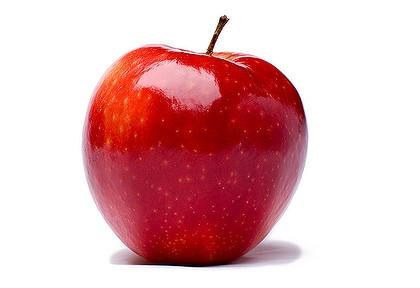
#> input picture OpenCV/images/test/apple.jpg, 420 x 288 px, found by its file name
$ python Hue_Mask.py
#> lines starting #> are read from the running program, lines starting #| are printed output that depends on the picture; after the words box and inside, x2 and y2 are one past the last pixel; in counts of white or black regions, pixels touching at a corner belong together; long printed decimals are rounded
#> further down, img is the input picture: shape (288, 420, 3); mean B, G, R 184.8, 181.4, 226.3
import sys
import time
import cv2
import numpy as np
import cmath
import os
from matplotlib import pyplot as plt


def maskImage(image):
	thresh = 125
	height, width, channels = image.shape
#> height = 288; width = 420; channels = 3
	mask = np.zeros( (height,width) )
	i = 0
	for i in range(len(image)):
		row = image[i]
		j = 0
		for j in range(len(row)):
			pixel = row[j]
			total = abs(255 - int(pixel[0])) + abs(255-int(pixel[1])) + abs(255-int(pixel[2]))
			if ( total > thresh):
				mask[i][j] = 1
			j += 1
		i += 1
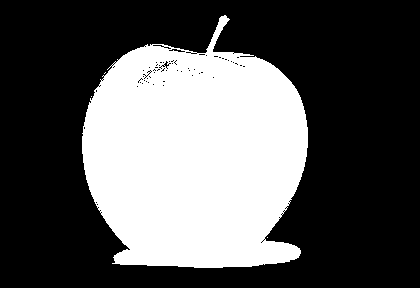
#> mask: shape (288, 420) float64; values 0 (black) and 1 (white), 34.7% white; 4 white regions (3 under 20 px), largest, box (x1, y1, x2, y2) and area: (82, 15, 308, 268) 42022
	return (mask)

def maskImageHue(image):
	thresh = 170
	height, width, channels = image.shape
#> height = 288; width = 420; channels = 3
	hue,sat,val = cv2.split(image)
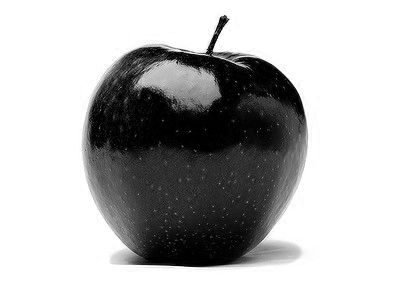
#> hue: shape (288, 420); min 0, max 255, mean 184.8
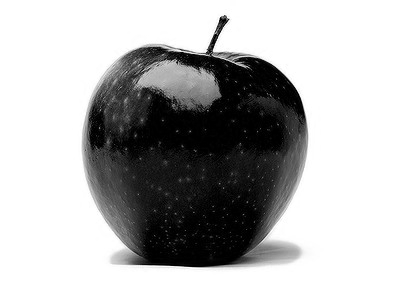
#> sat: shape (288, 420); min 0, max 255, mean 181.4
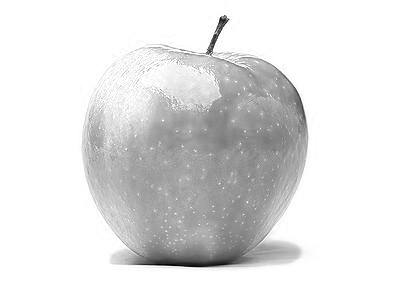
#> val: shape (288, 420); min 0, max 255, mean 226.3
	total = 0
	pixels = 0
	mask = np.zeros( (height,width) )
	i = 0
	for i in range(len(hue)):
		h = hue[i]
		j = 0
		for j in range(len(h)):
			pixel = h[j]
			if ( pixel < thresh):
				mask[i][j] = 1
				total += pixel
				pixels += 1
			j += 1
		i += 1
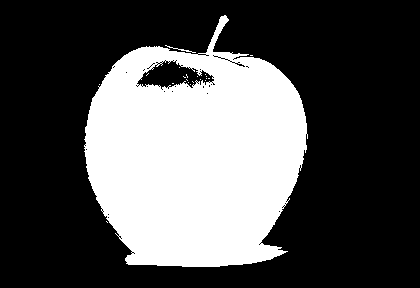
#> mask: shape (288, 420) float64; values 0 (black) and 1 (white), 32.5% white; 21 white regions (19 under 20 px), largest, box (x1, y1, x2, y2) and area: (84, 15, 308, 267) 39192, (165, 45, 196, 53) 38
#> after the loop, pixels = 39263; total = 1742644
	avg_hue = total / pixels
#> avg_hue = 44.38
	print (avg_hue)
#| 44.384
	return (mask)

fp = os.path.dirname(__file__) + 'images/test/apple.jpg'
img = cv2.imread(fp)
mask = maskImage(img)
hue_mask = maskImageHue(img)
cv2.imshow('mask',mask)
cv2.moveWindow('mask',0,0)
cv2.imshow('hue mask',hue_mask)
cv2.moveWindow('hue mask',500,0)
cv2.waitKey(0)

$ run again, with OpenCV/images/test/banana.jpg copied over OpenCV/images/test/apple.jpg
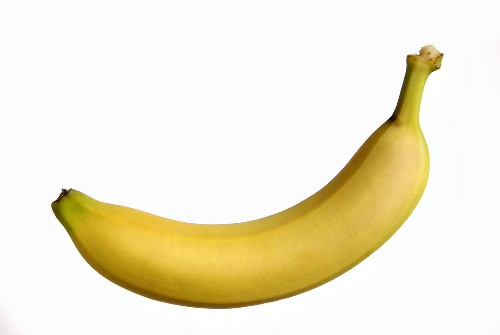
#> input picture OpenCV/images/test/banana.jpg, 500 x 335 px, found by its file name
#> img is the input picture: shape (335, 500, 3); mean B, G, R 211.5, 234.7, 241.4
#> after the loop in maskImage, `for i in range(len(image)):`:
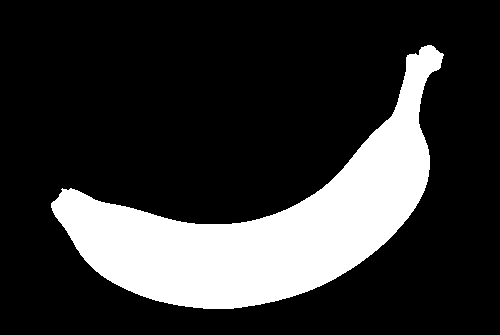
#> mask: shape (335, 500) float64; values 0 (black) and 1 (white), 20.7% white; 1 white region, box (x1, y1, x2, y2) and area: (51, 45, 444, 309) 34592
#> after the loop in maskImageHue, `for i in range(len(hue)):`:
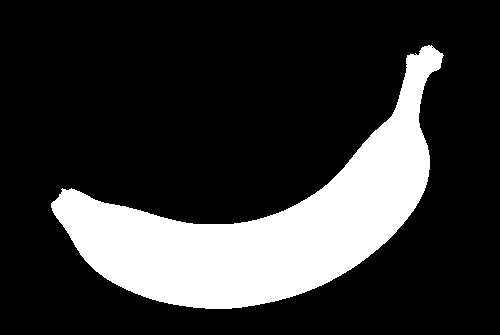
#> mask: shape (335, 500) float64; values 0 (black) and 1 (white), 20.6% white; 1 white region, box (x1, y1, x2, y2) and area: (51, 45, 444, 309) 34512
#> after the loop in maskImageHue, `for i in range(len(hue)):`: pixels = 34512; total = 1928804
#> avg_hue = 55.89
#| 55.888

$ run again, with OpenCV/images/test/carrot.jpg copied over OpenCV/images/test/apple.jpg
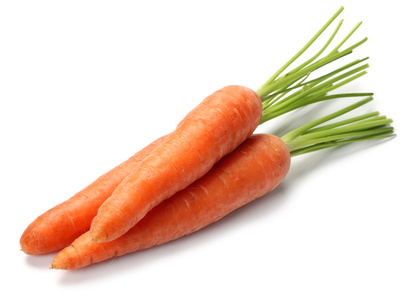
#> input picture OpenCV/images/test/carrot.jpg, 405 x 296 px, found by its file name
#> img is the input picture: shape (296, 405, 3); mean B, G, R 199.6, 214.4, 236.3
#> after the loop in maskImage, `for i in range(len(image)):`:
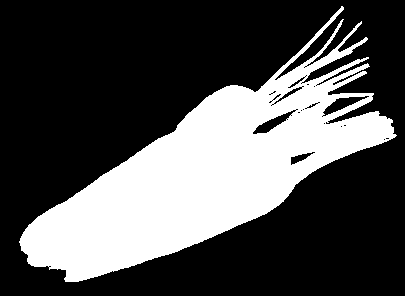
#> mask: shape (296, 405) float64; values 0 (black) and 1 (white), 30.8% white; 1 white region, box (x1, y1, x2, y2) and area: (19, 6, 397, 282) 36904
#> after the loop in maskImageHue, `for i in range(len(hue)):`:
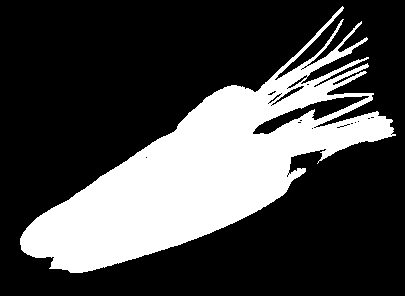
#> mask: shape (296, 405) float64; values 0 (black) and 1 (white), 27.9% white; 1 white region, box (x1, y1, x2, y2) and area: (20, 6, 396, 273) 33430
#> after the loop in maskImageHue, `for i in range(len(hue)):`: pixels = 33430; total = 2251335
#> avg_hue = 67.34
#| 67.345

$ run again, with OpenCV/images/test/pic_broccoli1.jpg copied over OpenCV/images/test/apple.jpg
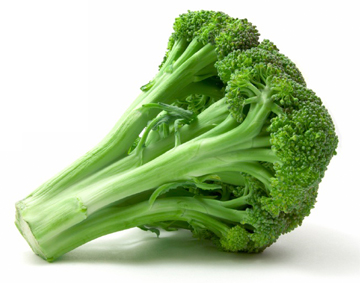
#> input picture OpenCV/images/test/pic_broccoli1.jpg, 360 x 283 px, found by its file name
#> img is the input picture: shape (283, 360, 3); mean B, G, R 156.7, 197.8, 176.5
#> in maskImageHue, `hue,sat,val = cv2.split(image)`:
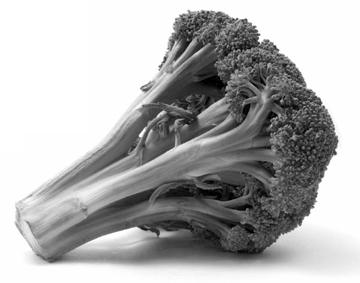
#> val: shape (283, 360); min 0, max 255, mean 176.5
#> after the loop in maskImageHue, `for i in range(len(hue)):`:
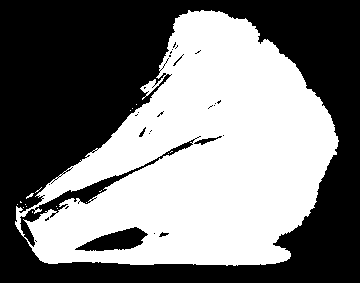
#> mask: shape (283, 360) float64; values 0 (black) and 1 (white), 47.6% white; 18 white regions (17 under 20 px), largest, box (x1, y1, x2, y2) and area: (15, 10, 339, 266) 48436
#> after the loop in maskImageHue, `for i in range(len(hue)):`: pixels = 48485; total = 2824608
#> avg_hue = 58.26
#| 58.257
